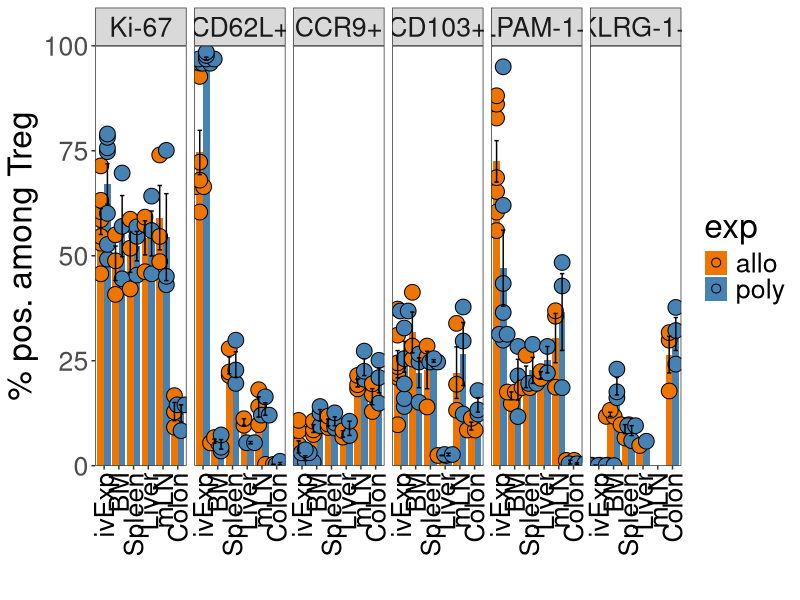
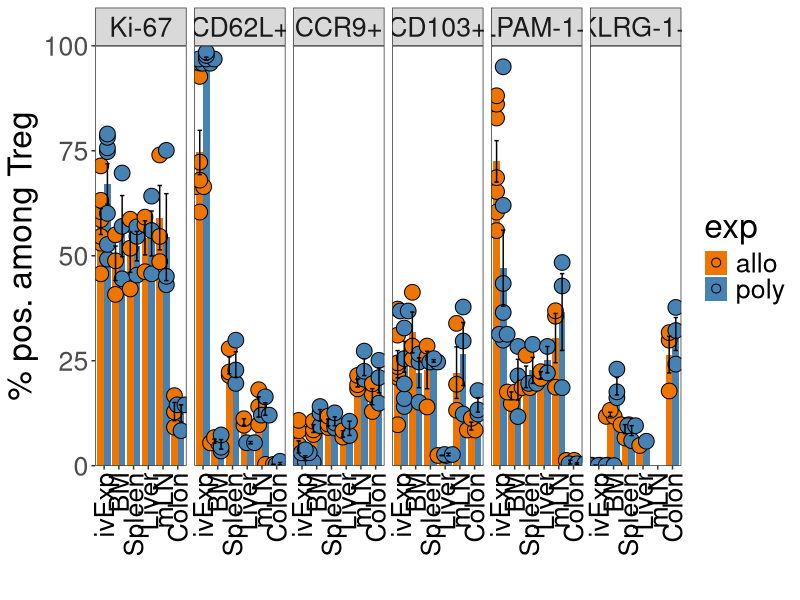

These figures' R source, in order: (Note: this script raises an error after producing the figures.)
## ---- chunk 1
knitr::opts_chunk$set(echo = TRUE)
knitr::opts_knit$set(root.dir = normalizePath(".."))
knitr::write_bib(.packages(), "FigureS2d_addTregFACSstains.packages.bib")
## ---- chunk 2
library(tidyr)
library(ggplot2)
library(scales)
## ---- chunk 3
Facs.data <- read.delim("./data/AddFacsData.txt", header=TRUE)
Facs.data$type <- factor(Facs.data$type,levels = c("ivExp","BM","Spleen","Liver","mLN","Colon"))
Facs.data$exp <- factor(Facs.data$exp,levels = c("allo","poly"))
Facs.data$marker <- factor(Facs.data$marker,levels = c("Ki-67","CD62L+","CCR9+","CD103+","LPAM-1+","KLRG-1+"))
## ---- chunk 4
p <- ggplot(Facs.data, aes(x=type, y=count, fill=exp)) + coord_cartesian(ylim = c(0,100))
p <- p + stat_summary(fun = mean, geom = "bar", position = "dodge")
p <- p + geom_dotplot(binaxis='y', stackdir='center', position=position_dodge(.9), dotsize=5, stackratio = .5, binwidth=.75) 
p <- p + stat_summary(fun.data=mean_se, fun.args = list(mult=1), geom="errorbar", color="black", linewidth=0.5, width = 0.6, position=position_dodge(.9))
p <- p + theme_bw() + theme(panel.grid.major = element_blank(), 
                            panel.grid.minor = element_blank(),
                            axis.text.x = element_text(angle = 90, vjust = 0.5, hjust=1, color="black"), 
                            text = element_text(size = 24))
p <- p + scale_fill_manual(values = c("darkorange2","steelblue"))
p <- p + scale_y_continuous(expand=c(0,0))
p <- p + labs(x="", y="% pos. among Treg")
p <- p + facet_wrap(~marker, nrow=1)

p
pdf("./figures/FigureS2d_addStains_percentPos.pdf", height=3.5, width=12.5)
p
dev.off()
## ---- chunk 5
sessionInfo(package = NULL)
writeLines(capture.output(sessionInfo(package = NULL)), "./Rscripts/FigureS2d_addTregFACSstains_SessionInfo.txt")
